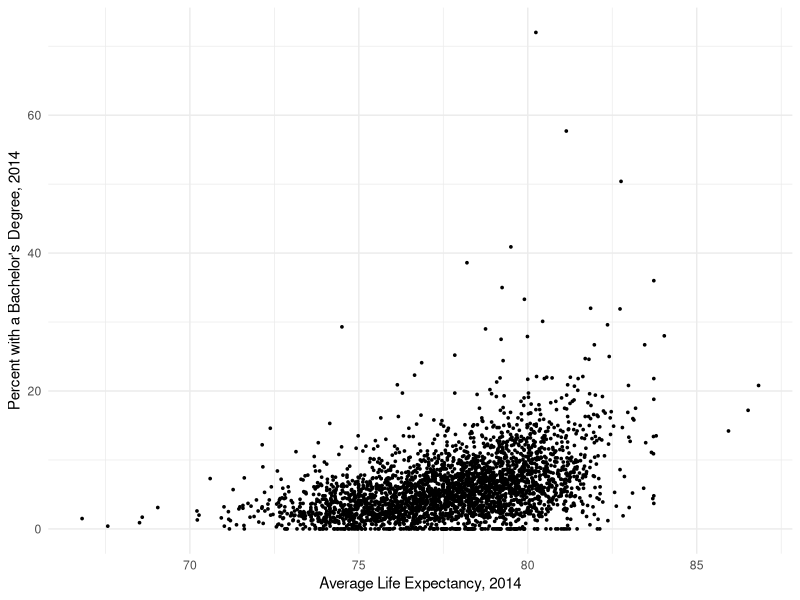
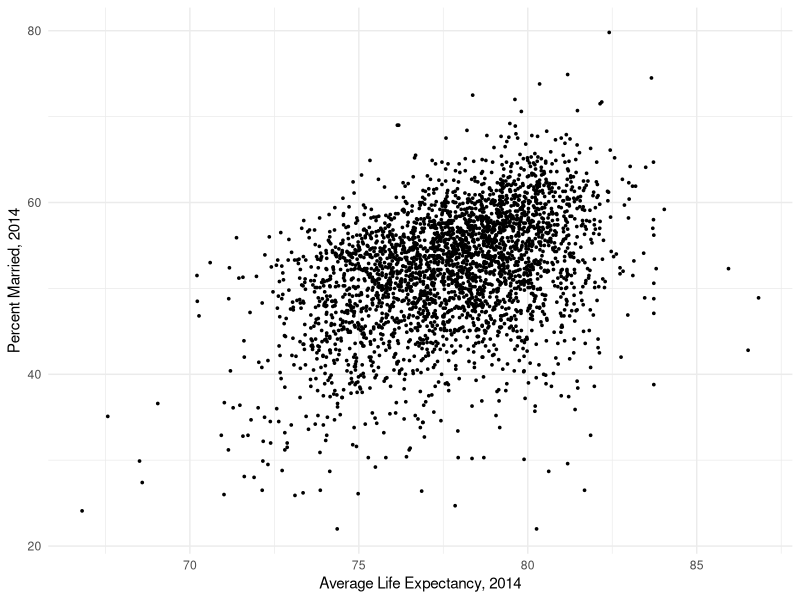
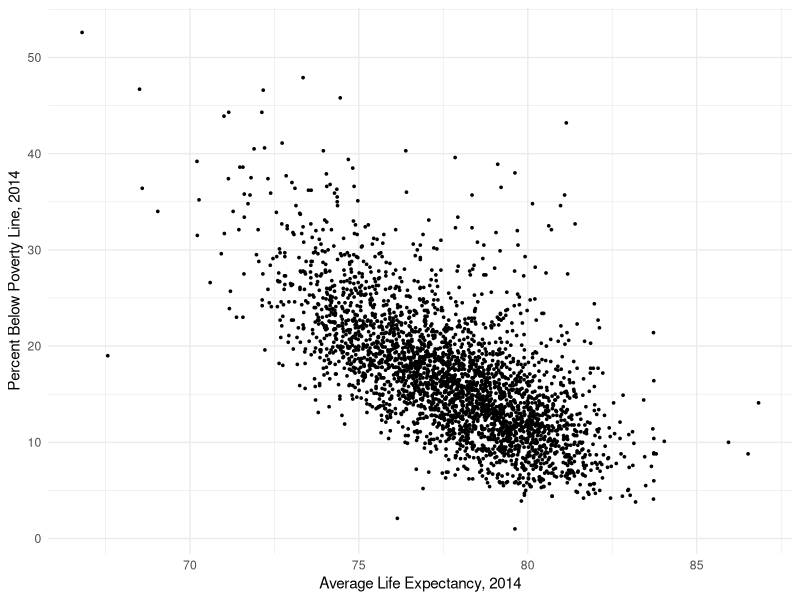
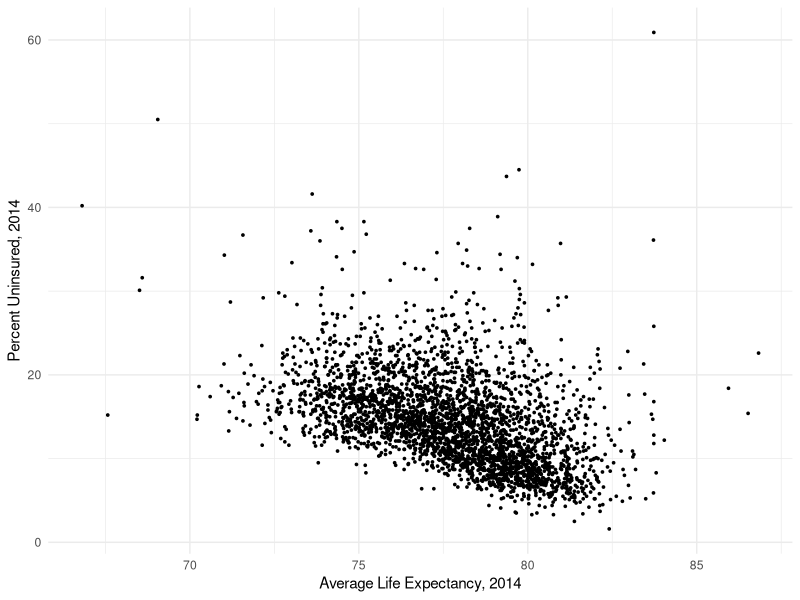
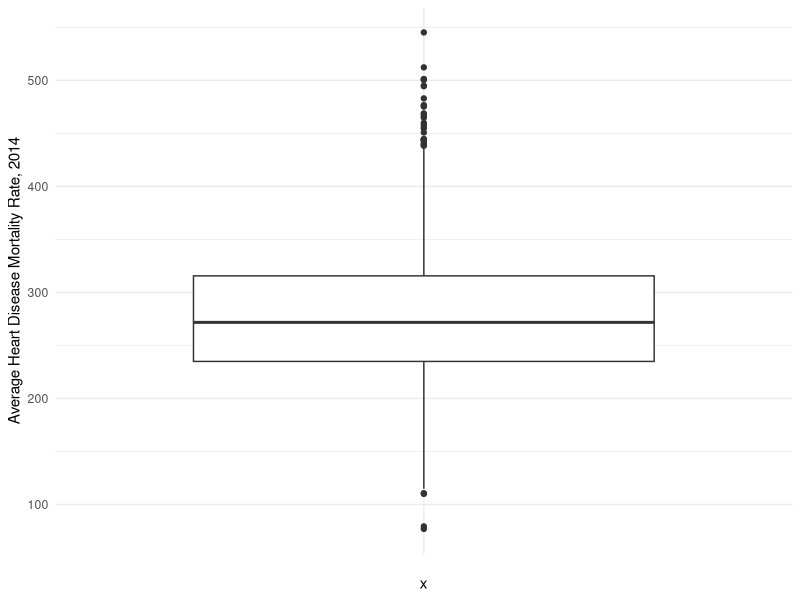
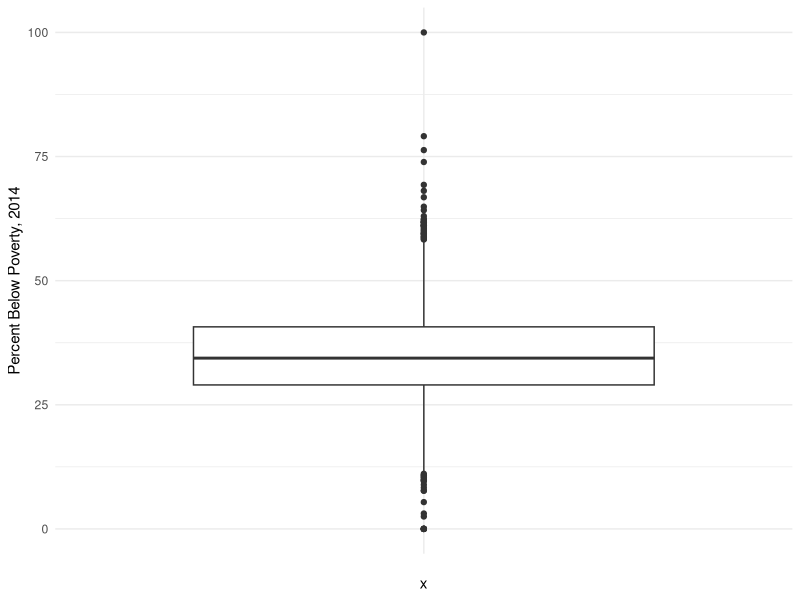
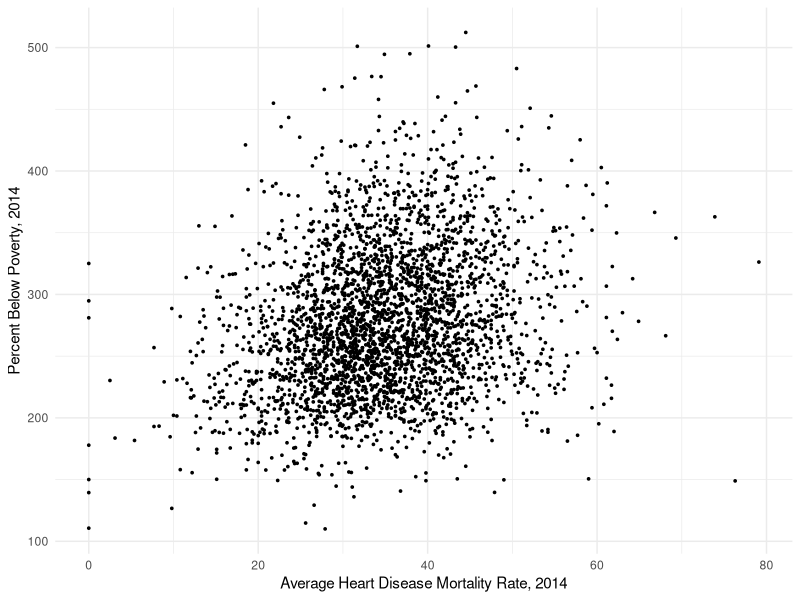
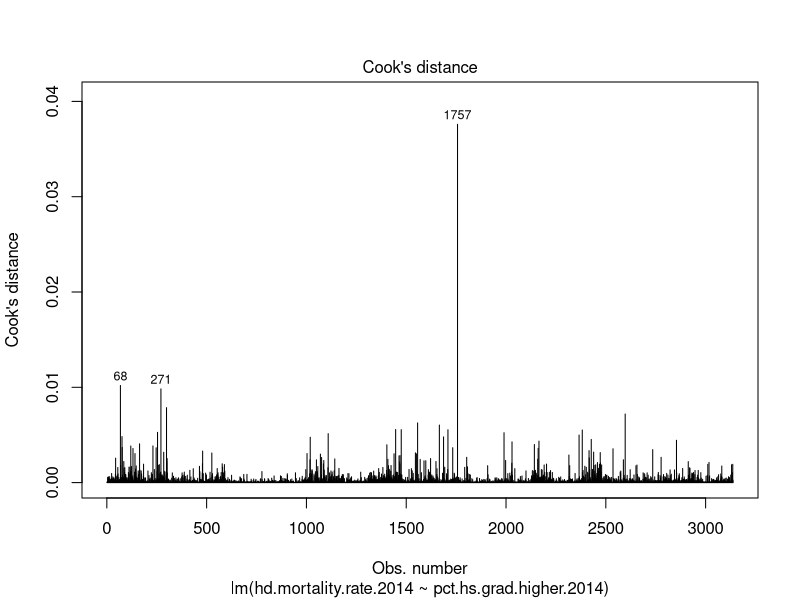

Generate these figures, in order, with R:
# Statistics in R: Class 7, Correlation and Simple Linear Regression

# Install any packages you don't already have!
library(dplyr)
library(ggplot2)
library(ggpubr)
library(car)

# Set working directory
setwd("~/Documents/R_Class_Meetup/Statistics/Class7")

# Read in data
lm.data <- read.csv("linear_model_data.csv", stringsAsFactors = F)

######## Correlation Example: Life Expectancy #########

# Correlation between life expectancy in 2014 and percent with a bachelor's degree
cor.test(lm.data$life.exp.2014, lm.data$pct.bach.higher.2014)
# Graph data
ggplot(data = lm.data, aes(x = life.exp.2014, y = pct.bach.higher.2014)) +
  geom_point(size = 0.6) +
  theme_minimal() +
  labs(x = "Average Life Expectancy, 2014",
       y = "Percent with a Bachelor's Degree, 2014")
# A 0.4 correlation coefficient is a moderate positive correlation
# As life expectancy goes up, on average the percent with a bachelors degree also goes up

# Calculate correlation
cor.test(lm.data$life.exp.2014, lm.data$pct.married.2014)
# Graph data
ggplot(data = lm.data, aes(x = life.exp.2014, y = pct.married.2014)) +
  geom_point(size = 0.6) +
  theme_minimal() +
  labs(x = "Average Life Expectancy, 2014",
       y = "Percent Married, 2014")
# Also a 0.4 correlation coefficient
# As life expectancy goes up, on average the percent percent married goes up

# Calculate correlation
cor.test(lm.data$life.exp.2014, lm.data$pct.below.poverty.2014)
# Graph data
ggplot(data = lm.data, aes(x = life.exp.2014, y = pct.below.poverty.2014)) +
  geom_point(size = 0.6) +
  theme_minimal() +
  labs(x = "Average Life Expectancy, 2014",
       y = "Percent Below Poverty Line, 2014")
# The correlatipon coefficient is -0.67
# This relationship is a moderately strong negative correlation
# As life expectancy goes up, on average the percent below the poverty level goes down

# Calculate correlation
cor.test(lm.data$life.exp.2014, lm.data$pct.uninsured.2014)
# Graph
ggplot(data = lm.data, aes(x = life.exp.2014, y = pct.uninsured.2014)) +
  geom_point(size = 0.6) +
  theme_minimal() +
  labs(x = "Average Life Expectancy, 2014",
       y = "Percent Uninsured, 2014")
# The correlatipon coefficient is -0.44 moderate positive correlation
# As the life expectancy goes up, on average the percent uninsured goes down

########### heart disease mortality rate ###########

# Look for extreme outliers
ggplot(data = lm.data, aes(x = "", y = hd.mortality.rate.2014)) +
  geom_boxplot() + 
  theme_minimal() +
  labs(y = "Average Heart Disease Mortality Rate, 2014")

ggplot(data = lm.data, aes(x = "", y = pct.hs.grad.higher.2014)) +
  geom_boxplot() +
  theme_minimal() +
  labs(y = "Percent Below Poverty, 2014")

# Remove extreme outliers
lm.data <- filter(lm.data, pct.hs.grad.higher.2014 < 90 &
                  hd.mortality.rate.2014 > 100 &
                  hd.mortality.rate.2014 < 530)

# Examine data
ggplot(data = lm.data, aes(x = pct.hs.grad.higher.2014, y = hd.mortality.rate.2014)) +
  geom_point(size = 0.6) +
  theme_minimal() + 
  labs(y = "Percent Below Poverty, 2014", 
       x ="Average Heart Disease Mortality Rate, 2014")

pov.hd <- lm(hd.mortality.rate.2014 ~ pct.hs.grad.higher.2014, 
             data = lm.data)

summary(pov.hd)

# Look for influential points
cutoff <- 4/((nrow(lm.data)-length(pov.hd$coefficients)-2))
plot(pov.hd, which=4, cook.levels=cutoff)

# Remove very influential point
lm.sm <- filter(lm.data, county != "Storey County, Nevada")

pov.hd.noOut <- lm(hd.mortality.rate.2014 ~ pct.hs.grad.higher.2014, 
             data = lm.sm)

summary(pov.hd.noOut)

# Plot graphs for assumption diagnositics
par(mfrow=c(2,2)) # init 4 charts in 1 panel
plot(pov.hd.noOut)

# Top right qq-plot shows residuals are normally distributed
# Top and bottom left have relatively flat lines and data is evenly distributed over the x-axis
# Shows the data demonstrates homoskedasticity (equal variances)

# Check for linearity
plot(pov.hd.noOut, 1)
# No pattern in scatter plot above and line is close to the perfectly linear line
